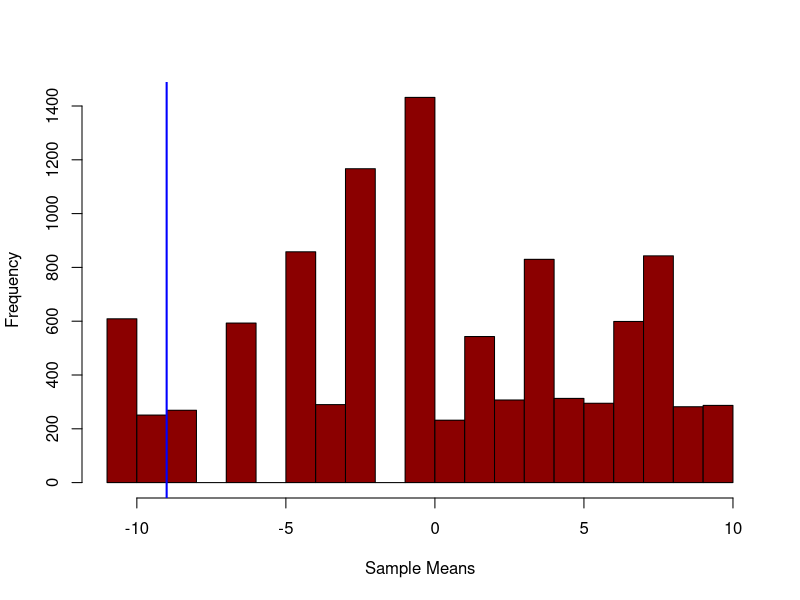

The R source for this figure:


#Computation of a permutation test.The goal is to test whether the observed difference
#between the treatment and the control samples is really significative.
#See https://www.youtube.com/watch?v=GmvpsJHGCxQ for more details

observed.treatment.sample <- c(19,22,25,26) #the observed scores for the treatment group
observed.control.sample <- c(23,33,40) #the observed scores for the control group

observed.mean.difference <- mean(observed.treatment.sample) - mean(observed.control.sample)
observed.mean.difference #the mean difference between the two observed groups

#Is this difference significative or due to chance?

whole.sample <- c(observed.treatment.sample,observed.control.sample) #put together the two samples

random.mean.differences <- vector() #this vector will be containing the mean differences of each loop iteration


for (i in 1:10000) { #compute 10000 times random differences in the whole sample
  
  random.sample <- sample(whole.sample) #randomized the whole sample
  random.treatment.sample <- random.sample[1:4] #selected new random treatment sample
  random.control.sample <- random.sample[5:7] #selected new random control sample
  random.mean.differences <- c(random.mean.differences, 
                               mean(random.treatment.sample)-
                                 mean(random.control.sample)) #for each iteration of the loop, the new mean difference is added to the vector
  
}

#histogram
hist(random.mean.differences, main = "", xlab = "Sample Means", prob = F, col = "darkred")
abline(v = observed.mean.difference, col = "blue", lwd = 2)

#Compute how many times our observed difference is equal or greater than a random difference.
p.value.ot <- sum(random.mean.differences < observed.mean.difference) / length(random.mean.differences)
p.value.tt <- sum(abs(random.mean.differences) < abs(observed.mean.difference)) / length(random.mean.differences)

p.value.ot #one-tailed
p.value.tt #two-tailed

#In the sample studied, the chance of having the observed difference (9) or greater is below the thresold of 0.05.
#Threfore, we cannot conclude that the treatment have a significative effect on our treatment group.
